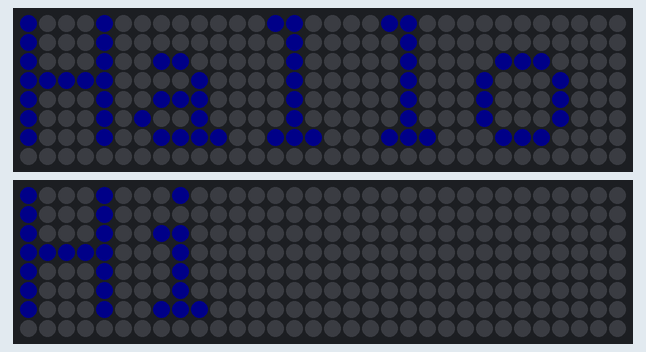
The sketch below on a simulated Arduino Uno, built with avr-gcc and run on an emulated ATmega328P. Shown: 2 × 32×8 RGB LED matrix (first LED top left, wired row by row). Dim RGB values are drawn brighter than linear.

Above: at 0.4 s.

The sketch:

Schrift2Zeilig.ino
```cpp
#include <Adafruit_GFX.h>
#include <FastLED.h>
#include <FastLED_NeoMatrix.h>
#define PIN 4
#define PIN2 2

#define mw 32
#define mh 8
#define NUMMATRIX (mw*mh)

CRGB matrixleds[NUMMATRIX];
CRGB matrixleds2[NUMMATRIX];

FastLED_NeoMatrix *matrix = new FastLED_NeoMatrix(matrixleds, mw, mh, 1, 1,
      NEO_MATRIX_TOP     + NEO_MATRIX_LEFT +
      NEO_MATRIX_COLUMNS + NEO_MATRIX_ZIGZAG );

      FastLED_NeoMatrix *matrix2 = new FastLED_NeoMatrix(matrixleds2, mw, mh, 1, 1,
      NEO_MATRIX_TOP     + NEO_MATRIX_LEFT +
      NEO_MATRIX_COLUMNS + NEO_MATRIX_ZIGZAG );

      const uint16_t colors[] = {   matrix->Color(255, 0, 0), matrix->Color(0, 255, 0), matrix->Color(0, 0, 255) };

void setup() {


  FastLED.addLeds<NEOPIXEL, PIN>(matrixleds, NUMMATRIX);
    FastLED.addLeds<NEOPIXEL, PIN2>(matrixleds2, NUMMATRIX);

  matrix->begin();
  matrix->setTextWrap(false);
  matrix->setBrightness(10);

  matrix2->begin();
  matrix2->setTextWrap(false);
  matrix2->setBrightness(10);
  FastLED.clear();
}

int x    = mw;
int pass = 0;

void loop() {

      matrix->fillScreen(0);
      matrix2->fillScreen(0);

  matrix->setCursor(0,0);
  matrix->print(F("Hallo"));
  matrix->setTextColor(matrix->Color(0, 0, 255));

  matrix2->setCursor(0,0);
  matrix2->print(F("Hi"));
  matrix2->setTextColor(matrix->Color(0, 0, 255));


  matrix->show();
  matrix2->show();


  delay(100);
}
```
